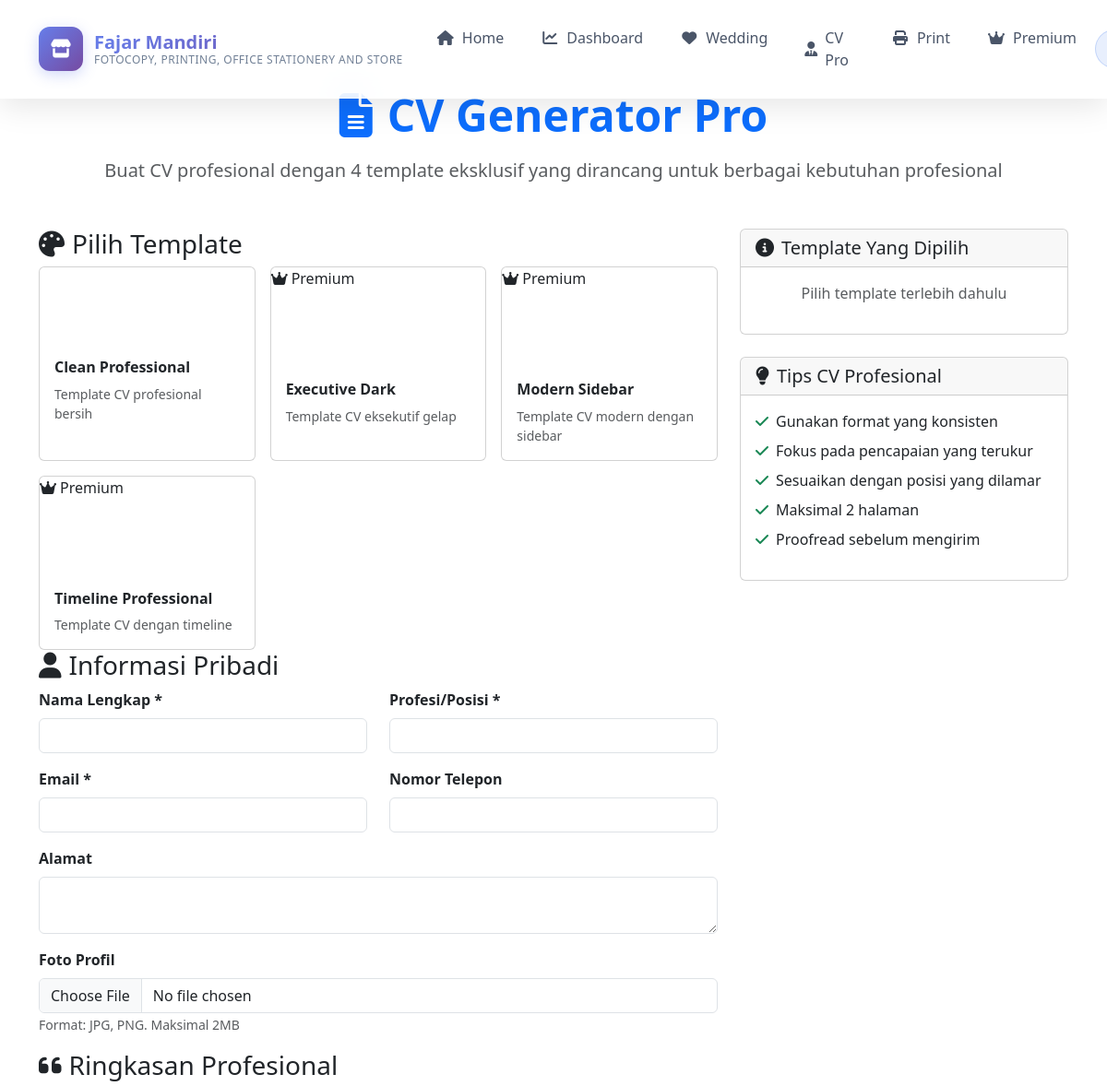
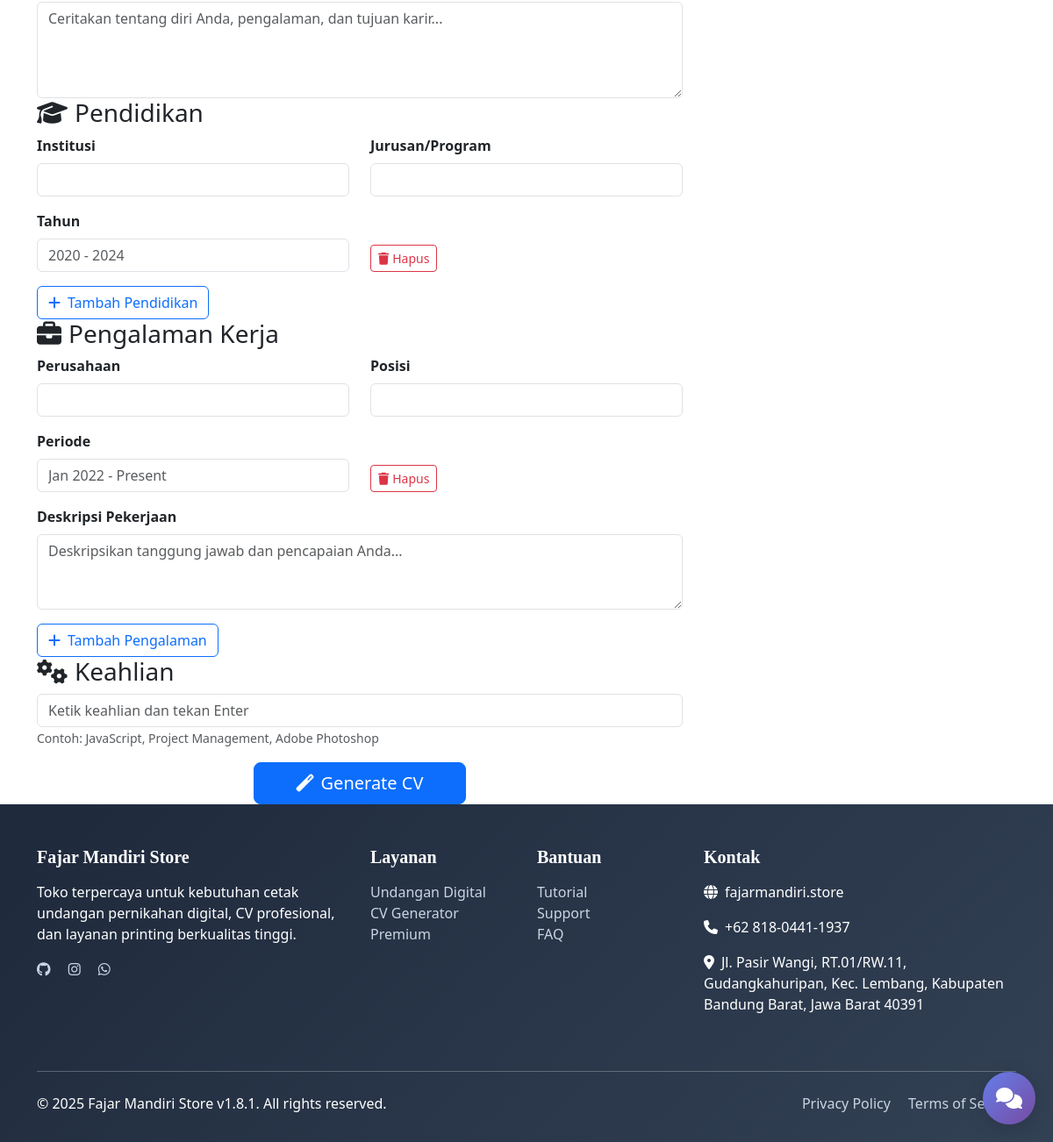
The page /cv-generator (signed in) on the database its author committed (2 pictures, top to bottom).
### tables this page shows
CREATE TABLE cv_templates (
                id INTEGER PRIMARY KEY AUTOINCREMENT,
                name TEXT NOT NULL,
                description TEXT,
                category TEXT,
                template_file TEXT NOT NULL,
                preview_image TEXT,
                is_premium BOOLEAN DEFAULT 0,
                color_scheme TEXT DEFAULT 'blue',
                animations TEXT,
                created_at TIMESTAMP DEFAULT CURRENT_TIMESTAMP
            );

### app.py (the view)
@app.route('/cv-generator')
@require_auth
def cv_generator():
    conn = get_db()
    templates = conn.execute(
        'SELECT * FROM cv_templates ORDER BY is_premium, name').fetchall()
    conn.close()
    return render_template('cv_generator.html', templates=templates)

### app.py (called while the page is built)
def get_db():
    import sqlite3
    conn = sqlite3.connect(DB_FILE, timeout=10, check_same_thread=False)
    conn.row_factory = sqlite3.Row
    return conn

def require_auth(f):
    @wraps(f)
    def decorated_function(*args, **kwargs):
        if 'user_id' not in session:
            flash('Silakan login terlebih dahulu!', 'warning')
            return redirect(url_for('login'))
        return f(*args, **kwargs)
    return decorated_function

### templates/cv_generator.html (shortened to what this page needs)
{% extends "base.html" %}
{% block content %}
<div class="container mt-4">
    <div class="text-center mb-5">
        <h1 class="display-5 fw-bold text-primary mb-3">
            <i class="fas fa-file-alt me-3"></i>CV Generator Pro
        </h1>
        <p class="lead text-muted">Buat CV profesional dengan 4 template eksklusif yang dirancang untuk berbagai kebutuhan profesional</p>
    </div>
    <form id="cvForm" method="POST" action="{{ url_for('generate_cv') }}" enctype="multipart/form-data">
        <div class="row">
            <div class="col-lg-8">
                <div class="form-section">
                    <h3 class="section-title">
                        <i class="fas fa-palette me-2"></i>Pilih Template
                    </h3>
                    <div class="row g-3">
                        {% for template in templates %}
                        <div class="col-md-6 col-xl-4">
                            <div class="template-card card h-100" data-template="{{ template.id }}">
                                <div class="template-preview template-{{ template.template_file.split('.')[0] }}">
                                    {% if template.is_premium %}
                                        <span class="premium-badge">
                                            <i class="fas fa-crown me-1"></i>Premium
                                        </span>
                                    {% endif %}
                                    <div class="text-center text-white">
                                        <i class="fas fa-file-alt fa-3x mb-2"></i>
                                        <h6 class="fw-bold">{{ template.name }}</h6>
                                    </div>
                                </div>
                                <div class="card-body p-3">
                                    <h6 class="fw-bold mb-2">{{ template.name }}</h6>
                                    <p class="text-muted small mb-0">{{ template.description }}</p>
                                </div>
                            </div>
                        </div>
                        {% endfor %}
                    </div>
                </div>
                <div class="form-section">
                    <h3 class="section-title">
                        <i class="fas fa-user me-2"></i>Informasi Pribadi
                    </h3>
                    <div class="row">
                        <div class="col-md-6 mb-3">
                            <label class="form-label fw-bold">Nama Lengkap *</label>
                            <input type="text" class="form-control" name="nama" required>
                        </div>
                        <div class="col-md-6 mb-3">
                            <label class="form-label fw-bold">Profesi/Posisi *</label>
                            <input type="text" class="form-control" name="profesi" required>
                        </div>
                        <div class="col-md-6 mb-3">
                            <label class="form-label fw-bold">Email *</label>
                            <input type="email" class="form-control" name="email" required>
                        </div>
                        <div class="col-md-6 mb-3">
                            <label class="form-label fw-bold">Nomor Telepon</label>
                            <input type="tel" class="form-control" name="telepon">
                        </div>
                        <div class="col-12 mb-3">
                            <label class="form-label fw-bold">Alamat</label>
                            <textarea class="form-control" name="alamat" rows="2"></textarea>
                        </div>
                        <div class="col-12 mb-3">
                            <label class="form-label fw-bold">Foto Profil</label>
                            <input type="file" class="form-control" name="foto" accept="image/*">
                            <small class="text-muted">Format: JPG, PNG. Maksimal 2MB</small>
                        </div>
                    </div>
                </div>
                <div class="form-section">
                    <h3 class="section-title">
                        <i class="fas fa-quote-left me-2"></i>Ringkasan Profesional
                    </h3>
                    <textarea class="form-control" name="ringkasan" rows="4"
                              placeholder="Ceritakan tentang diri Anda, pengalaman, dan tujuan karir..."></textarea>
                </div>
                <div class="form-section">
                    <h3 class="section-title">
                        <i class="fas fa-graduation-cap me-2"></i>Pendidikan
                    </h3>
                    <div id="educationContainer">
                        <div class="dynamic-form-group">
                            <div class="row">
                                <div class="col-md-6 mb-3">
                                    <label class="form-label fw-bold">Institusi</label>
                                    <input type="text" class="form-control" name="pendidikan_institusi">
                                </div>
                                <div class="col-md-6 mb-3">
                                    <label class="form-label fw-bold">Jurusan/Program</label>
                                    <input type="text" class="form-control" name="pendidikan_jurusan">
                                </div>
                                <div class="col-md-6 mb-3">
                                    <label class="form-label fw-bold">Tahun</label>
                                    <input type="text" class="form-control" name="pendidikan_tahun" placeholder="2020 - 2024">
                                </div>
                                <div class="col-md-6 d-flex align-items-end mb-3">
                                    <button type="button" class="btn btn-outline-danger btn-sm remove-education">
                                        <i class="fas fa-trash me-1"></i>Hapus
                                    </button>
                                </div>
                            </div>
                        </div>
                    </div>
                    <button type="button" class="btn btn-outline-primary" id="addEducation">
                        <i class="fas fa-plus me-2"></i>Tambah Pendidikan
                    </button>
                </div>
                <div class="form-section">
                    <h3 class="section-title">
                        <i class="fas fa-briefcase me-2"></i>Pengalaman Kerja
                    </h3>
                    <div id="experienceContainer">
                        <div class="dynamic-form-group">
                            <div class="row">
                                <div class="col-md-6 mb-3">
                                    <label class="form-label fw-bold">Perusahaan</label>
                                    <input type="text" class="form-control" name="pengalaman_perusahaan">
                                </div>
                                <div class="col-md-6 mb-3">
                                    <label class="form-label fw-bold">Posisi</label>
                                    <input type="text" class="form-control" name="pengalaman_posisi">
                                </div>
                                <div class="col-md-6 mb-3">
                                    <label class="form-label fw-bold">Periode</label>
                                    <input type="text" class="form-control" name="pengalaman_periode" placeholder="Jan 2022 - Present">
                                </div>
                                <div class="col-md-6 d-flex align-items-end mb-3">
                                    <button type="button" class="btn btn-outline-danger btn-sm remove-experience">
                                        <i class="fas fa-trash me-1"></i>Hapus
                                    </button>
                                </div>
                                <div class="col-12 mb-3">
                                    <label class="form-label fw-bold">Deskripsi Pekerjaan</label>
                                    <textarea class="form-control" name="pengalaman_deskripsi" rows="3"
                                              placeholder="Deskripsikan tanggung jawab dan pencapaian Anda..."></textarea>
                                </div>
                            </div>
                        </div>
                    </div>
                    <button type="button" class="btn btn-outline-primary" id="addExperience">
                        <i class="fas fa-plus me-2"></i>Tambah Pengalaman
                    </button>
                </div>
                <div class="form-section">
                    <h3 class="section-title">
                        <i class="fas fa-cogs me-2"></i>Keahlian
                    </h3>
                    <div class="mb-3">
                        <input type="text" class="form-control" id="skillInput" placeholder="Ketik keahlian dan tekan Enter">
                        <small class="text-muted">Contoh: JavaScript, Project Management, Adobe Photoshop</small>
                    </div>
                </div>
                <div class="text-center">
                    <button type="submit" class="btn btn-primary btn-lg px-5">
                        <i class="fas fa-magic me-2"></i>Generate CV
                    </button>
                </div>
            </div>
            <div class="col-lg-4">
                <div class="sticky-top" style="top: 2rem;">
                    <div class="card">
                        <div class="card-header">
                            <h5 class="mb-0">
                                <i class="fas fa-info-circle me-2"></i>Template Yang Dipilih
                            </h5>
                        </div>
                        <div class="card-body" id="templateInfo">
                            <p class="text-muted text-center">Pilih template terlebih dahulu</p>
                        </div>
                    </div>
                    <div class="card mt-4">
                        <div class="card-header">
                            <h5 class="mb-0">
                                <i class="fas fa-lightbulb me-2"></i>Tips CV Profesional
                            </h5>
                        </div>
                        <div class="card-body">
                            <ul class="list-unstyled">
                                <li class="mb-2"><i class="fas fa-check text-success me-2"></i>Gunakan format yang konsisten</li>
                                <li class="mb-2"><i class="fas fa-check text-success me-2"></i>Fokus pada pencapaian yang terukur</li>
                                <li class="mb-2"><i class="fas fa-check text-success me-2"></i>Sesuaikan dengan posisi yang dilamar</li>
                                <li class="mb-2"><i class="fas fa-check text-success me-2"></i>Maksimal 2 halaman</li>
                                <li class="mb-2"><i class="fas fa-check text-success me-2"></i>Proofread sebelum mengirim</li>
                            </ul>
                        </div>
                    </div>
                </div>
            </div>
        </div>
    </form>
</div>
{% endblock %}

### rows shown on the page
cv_templates: name "Clean Professional", description "Template CV profesional bersih"
cv_templates: is_premium True (drawn), name "Executive Dark", description "Template CV eksekutif gelap"
cv_templates: is_premium True (drawn), name "Modern Sidebar", description "Template CV modern dengan sidebar"
cv_templates: is_premium True (drawn), name "Timeline Professional", description "Template CV dengan timeline"
